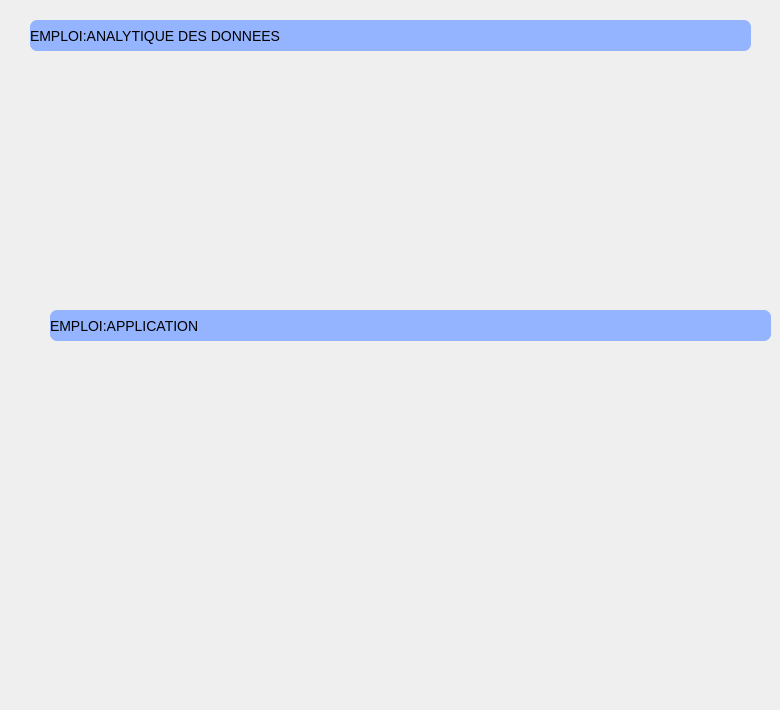
      <widget class="QWidget" name="page_6">
       <widget class="QLabel" name="label_80">
        <property name="geometry">
         <rect>
          <x>30</x>
          <y>20</y>
          <width>721</width>
          <height>31</height>
         </rect>
        </property>
        <property name="styleSheet">
         <string notr="true">*{
 width: 50px;
  height: 50px;
  border-radius: 7%; /* Sets all corners to 50% curvature, creating a circle */
color:black;
 background-color: rgb(148, 180, 255);
  color: #fff;
  text-align: center;
  line-height: 50px;
  border: none;
  cursor: pointer;
	font: 8pt &quot;Andalus&quot;;
font-size:14px;
color:black;

}</string>
        </property>
        <property name="text">
         <string>EMPLOI:ANALYTIQUE DES DONNEES </string>
        </property>
       </widget>
       <widget class="QLabel" name="label_151">
        <property name="geometry">
         <rect>
          <x>50</x>
          <y>310</y>
          <width>721</width>
          <height>31</height>
         </rect>
        </property>
        <property name="styleSheet">
         <string notr="true">*{
 width: 50px;
  height: 50px;
  border-radius: 7%; /* Sets all corners to 50% curvature, creating a circle */
color:black;
 background-color: rgb(148, 180, 255);
  color: #fff;
  text-align: center;
  line-height: 50px;
  border: none;
  cursor: pointer;
	font: 8pt &quot;Andalus&quot;;
font-size:14px;
color:black;

}</string>
        </property>
        <property name="text">
         <string>EMPLOI:APPLICATION</string>
        </property>
       </widget>
       <widget class="QLabel" name="label_211">
        <property name="geometry">
         <rect>
          <x>-30</x>
          <y>80</y>
          <width>721</width>
          <height>231</height>
         </rect>
        </property>
        <property name="styleSheet">
         <string notr="true">image: url(:/Pictures/AD.jpg);</string>
        </property>
        <property name="text">
         <string/>
        </property>
       </widget>
       <widget class="QLabel" name="label_212">
        <property name="geometry">
         <rect>
          <x>50</x>
          <y>370</y>
          <width>711</width>
          <height>331</height>
         </rect>
        </property>
        <property name="styleSheet">
         <string notr="true">image: url(:/Pictures/APEMPLOI.jpg);</string>
        </property>
        <property name="text">
         <string/>
        </property>
       </widget>
      </widget>
